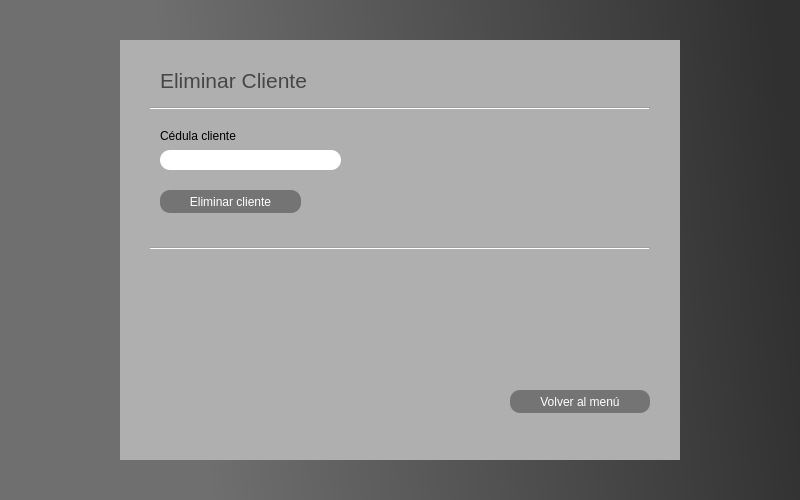
<?xml version="1.0" encoding="UTF-8"?>
<ui version="4.0">
 <class>MainWindow</class>
 <widget class="QMainWindow" name="MainWindow">
  <property name="geometry">
   <rect>
    <x>0</x>
    <y>0</y>
    <width>800</width>
    <height>500</height>
   </rect>
  </property>
  <property name="minimumSize">
   <size>
    <width>800</width>
    <height>500</height>
   </size>
  </property>
  <property name="maximumSize">
   <size>
    <width>800</width>
    <height>500</height>
   </size>
  </property>
  <property name="windowTitle">
   <string>MainWindow</string>
  </property>
  <property name="styleSheet">
   <string notr="true">QWidget#centralwidget{background-color: qlineargradient(spread:pad, x1:0, y1:0.625, x2:1, y2:0.551, stop:0.232955 rgba(111, 111, 111, 255), stop:1 rgba(74, 74, 74, 255));
background-color: qlineargradient(spread:pad, x1:0, y1:0.625, x2:1, y2:0.551, stop:0.232955 rgba(111, 111, 111, 255), stop:1 rgba(48, 48, 48, 255));}</string>
  </property>
  <widget class="QWidget" name="centralwidget">
   <widget class="QGroupBox" name="groupBox_2">
    <property name="geometry">
     <rect>
      <x>120</x>
      <y>40</y>
      <width>560</width>
      <height>420</height>
     </rect>
    </property>
    <property name="cursor">
     <cursorShape>ArrowCursor</cursorShape>
    </property>
    <property name="styleSheet">
     <string notr="true">QWidget#groupBox_2{background-color: qlineargradient(spread:pad, x1:0, y1:0.625, x2:1, y2:0.551, stop:0 rgba(175, 175, 175, 255));
font: 12pt &quot;MS Shell Dlg 2&quot;;
border: none;}

</string>
    </property>
    <property name="title">
     <string/>
    </property>
    <widget class="QLabel" name="label">
     <property name="geometry">
      <rect>
       <x>40</x>
       <y>20</y>
       <width>221</width>
       <height>41</height>
      </rect>
     </property>
     <property name="font">
      <font>
       <pointsize>16</pointsize>
      </font>
     </property>
     <property name="styleSheet">
      <string notr="true">color: rgb(70, 70, 70);</string>
     </property>
     <property name="text">
      <string>Eliminar Cliente</string>
     </property>
    </widget>
    <widget class="QLineEdit" name="cedulaClienteInput">
     <property name="geometry">
      <rect>
       <x>40</x>
       <y>110</y>
       <width>181</width>
       <height>20</height>
      </rect>
     </property>
     <property name="styleSheet">
      <string notr="true">border-radius:10px;
</string>
     </property>
     <property name="text">
      <string/>
     </property>
    </widget>
    <widget class="QLabel" name="label_7">
     <property name="geometry">
      <rect>
       <x>40</x>
       <y>80</y>
       <width>161</width>
       <height>31</height>
      </rect>
     </property>
     <property name="styleSheet">
      <string notr="true">font: 12pt &quot;MS Shell Dlg 2&quot;;</string>
     </property>
     <property name="text">
      <string>Cédula cliente</string>
     </property>
    </widget>
    <widget class="QPushButton" name="eliminarClienteBoton">
     <property name="geometry">
      <rect>
       <x>40</x>
       <y>150</y>
       <width>141</width>
       <height>23</height>
      </rect>
     </property>
     <property name="cursor">
      <cursorShape>PointingHandCursor</cursorShape>
     </property>
     <property name="styleSheet">
      <string notr="true">QWidget#eliminarClienteBoton{border-radius:10px;
color: rgb(255, 255, 255);
background-color: qlineargradient(spread:pad, x1:0, y1:0.625, x2:1, y2:0.551, stop:0 rgba(116, 116, 116, 255));
border: 1px;
border-color: qlineargradient(spread:pad, x1:0, y1:0, x2:1, y2:1, stop:1 rgba(220, 220, 220, 255));}
QWidget#eliminarClienteBoton:hover{
	background-color: qlineargradient(spread:pad, x1:0, y1:0, x2:1, y2:1, stop:0 rgba(240, 240, 240, 255));
	color: rgb(68, 68, 68);
	border-color: rgb(68, 68, 68);
	shadow: large;
}</string>
     </property>
     <property name="text">
      <string>Eliminar cliente</string>
     </property>
    </widget>
    <widget class="Line" name="line">
     <property name="geometry">
      <rect>
       <x>30</x>
       <y>60</y>
       <width>500</width>
       <height>16</height>
      </rect>
     </property>
     <property name="autoFillBackground">
      <bool>false</bool>
     </property>
     <property name="orientation">
      <enum>Qt::Horizontal</enum>
     </property>
    </widget>
    <widget class="Line" name="line_2">
     <property name="geometry">
      <rect>
       <x>30</x>
       <y>200</y>
       <width>500</width>
       <height>16</height>
      </rect>
     </property>
     <property name="autoFillBackground">
      <bool>false</bool>
     </property>
     <property name="orientation">
      <enum>Qt::Horizontal</enum>
     </property>
    </widget>
    <widget class="QPushButton" name="volverMenuBoton">
     <property name="geometry">
      <rect>
       <x>390</x>
       <y>350</y>
       <width>140</width>
       <height>23</height>
      </rect>
     </property>
     <property name="cursor">
      <cursorShape>PointingHandCursor</cursorShape>
     </property>
     <property name="styleSheet">
      <string notr="true">QWidget#volverMenuBoton{border-radius:10px;
color: rgb(255, 255, 255);
background-color: qlineargradient(spread:pad, x1:0, y1:0.625, x2:1, y2:0.551, stop:0 rgba(116, 116, 116, 255));
border: 1px;
border-color: qlineargradient(spread:pad, x1:0, y1:0, x2:1, y2:1, stop:1 rgba(220, 220, 220, 255));}
QWidget#volverMenuBoton:hover{
	background-color: qlineargradient(spread:pad, x1:0, y1:0, x2:1, y2:1, stop:0 rgba(240, 240, 240, 255));
	color: rgb(68, 68, 68);
	border-color: rgb(68, 68, 68);
	shadow: large;
}</string>
     </property>
     <property name="text">
      <string>Volver al menú</string>
     </property>
    </widget>
    <widget class="QLabel" name="mensajeRetorno">
     <property name="geometry">
      <rect>
       <x>60</x>
       <y>230</y>
       <width>271</width>
       <height>16</height>
      </rect>
     </property>
     <property name="text">
      <string/>
     </property>
    </widget>
   </widget>
  </widget>
 </widget>
 <resources/>
 <connections/>
</ui>
